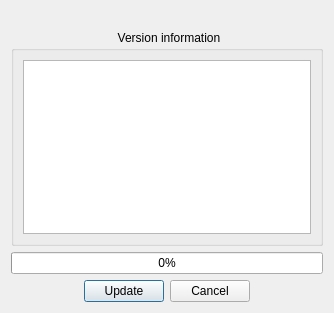
<?xml version="1.0" encoding="UTF-8"?>
<ui version="4.0">
 <class>UpdateDialog</class>
 <widget class="QDialog" name="UpdateDialog">
  <property name="geometry">
   <rect>
    <x>0</x>
    <y>0</y>
    <width>334</width>
    <height>313</height>
   </rect>
  </property>
  <property name="windowTitle">
   <string>Update</string>
  </property>
  <layout class="QVBoxLayout" name="verticalLayout">
   <item>
    <layout class="QHBoxLayout" name="horizontalLayout_2" stretch="4,6">
     <item>
      <widget class="QLabel" name="label_2">
       <property name="text">
        <string/>
       </property>
       <property name="alignment">
        <set>Qt::AlignCenter</set>
       </property>
      </widget>
     </item>
     <item>
      <widget class="QLabel" name="label">
       <property name="layoutDirection">
        <enum>Qt::LeftToRight</enum>
       </property>
       <property name="text">
        <string/>
       </property>
       <property name="alignment">
        <set>Qt::AlignLeading|Qt::AlignLeft|Qt::AlignTop</set>
       </property>
      </widget>
     </item>
    </layout>
   </item>
   <item>
    <widget class="QGroupBox" name="groupBox">
     <property name="styleSheet">
      <string notr="true">QGroupBox::title {
  subcontrol-position: middle;
  left: 0px;
}</string>
     </property>
     <property name="title">
      <string>Version information</string>
     </property>
     <property name="alignment">
      <set>Qt::AlignCenter</set>
     </property>
     <layout class="QVBoxLayout" name="verticalLayout_2">
      <item>
       <widget class="QTextBrowser" name="textBrowser"/>
      </item>
     </layout>
    </widget>
   </item>
   <item>
    <widget class="QProgressBar" name="progressBar">
     <property name="value">
      <number>0</number>
     </property>
     <property name="alignment">
      <set>Qt::AlignCenter</set>
     </property>
    </widget>
   </item>
   <item>
    <layout class="QHBoxLayout" name="horizontalLayout">
     <item>
      <spacer name="horizontalSpacer">
       <property name="orientation">
        <enum>Qt::Horizontal</enum>
       </property>
       <property name="sizeHint" stdset="0">
        <size>
         <width>40</width>
         <height>20</height>
        </size>
       </property>
      </spacer>
     </item>
     <item>
      <widget class="QPushButton" name="updateBtn">
       <property name="text">
        <string>Update</string>
       </property>
      </widget>
     </item>
     <item>
      <widget class="QPushButton" name="cancelBtn">
       <property name="text">
        <string>Cancel</string>
       </property>
      </widget>
     </item>
     <item>
      <spacer name="horizontalSpacer_2">
       <property name="orientation">
        <enum>Qt::Horizontal</enum>
       </property>
       <property name="sizeHint" stdset="0">
        <size>
         <width>40</width>
         <height>20</height>
        </size>
       </property>
      </spacer>
     </item>
    </layout>
   </item>
  </layout>
 </widget>
 <resources/>
 <connections/>
</ui>
